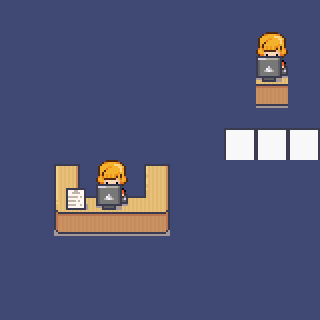

A level layout from a 2D game, rendered from its tile map. Below: a short description, then the map file with its tile-grid data intact:
An orthogonal 10x10 tile map with 32x32 px tiles, 6 tile layers (BelowLower, BelowPlayer, CollideWithPlayer, CollideDecor, ...), 25 tilesets and 4 objects (Exit, Bailey, Geraldine, Spawn).

<map version="1.5" tiledversion="1.7.2" orientation="orthogonal" renderorder="right-down" width="10" height="10" tilewidth="32" tileheight="32" infinite="0" nextlayerid="9" nextobjectid="61">
 <editorsettings>
  <export format="json" />
 </editorsettings>
 <tileset firstgid="1" name="1_Generic_32x32" tilewidth="32" tileheight="32" tilecount="1248" columns="16">
  <image source="1_Generic_32x32.png" width="512" height="2496" />
 </tileset>
 <tileset firstgid="1249" name="2_LivingRoom_32x32" tilewidth="32" tileheight="32" tilecount="720" columns="16">
  <image source="2_LivingRoom_32x32.png" width="512" height="1440" />
 </tileset>
 <tileset firstgid="1969" name="3_Bathroom_32x32" tilewidth="32" tileheight="32" tilecount="896" columns="16">
  <image source="3_Bathroom_32x32.png" width="512" height="1792" />
 </tileset>
 <tileset firstgid="2865" name="4_Bedroom_32x32" tilewidth="32" tileheight="32" tilecount="1712" columns="16">
  <image source="4_Bedroom_32x32.png" width="512" height="3424" />
 </tileset>
 <tileset firstgid="4577" name="5_Classroom_and_library_32x32" tilewidth="32" tileheight="32" tilecount="544" columns="16">
  <image source="5_Classroom_and_library_32x32.png" width="512" height="1088" />
 </tileset>
 <tileset firstgid="5121" name="6_Music_and_sport_32x32" tilewidth="32" tileheight="32" tilecount="464" columns="16">
  <image source="6_Music_and_sport_32x32.png" width="512" height="928" />
 </tileset>
 <tileset firstgid="5585" name="7_Art_32x32" tilewidth="32" tileheight="32" tilecount="112" columns="16">
  <image source="7_Art_32x32.png" width="512" height="224" />
 </tileset>
 <tileset firstgid="5697" name="8_Gym_32x32" tilewidth="32" tileheight="32" tilecount="304" columns="16">
  <image source="8_Gym_32x32.png" width="512" height="608" />
 </tileset>
 <tileset firstgid="6001" name="9_Fishing_32x32" tilewidth="32" tileheight="32" tilecount="432" columns="16">
  <image source="9_Fishing_32x32.png" width="512" height="864" />
 </tileset>
 <tileset firstgid="6433" name="10_Birthday_party_32x32" tilewidth="32" tileheight="32" tilecount="48" columns="12">
  <image source="10_Birthday_party_32x32.png" width="384" height="128" />
 </tileset>
 <tileset firstgid="6481" name="11_Halloween_32x32" tilewidth="32" tileheight="32" tilecount="976" columns="16">
  <image source="11_Halloween_32x32.png" width="512" height="1952" />
 </tileset>
 <tileset firstgid="7457" name="12_Kitchen_32x32" tilewidth="32" tileheight="32" tilecount="784" columns="16">
  <image source="12_Kitchen_32x32.png" width="512" height="1568" />
 </tileset>
 <tileset firstgid="8241" name="13_Conference_Hall_32x32" tilewidth="32" tileheight="32" tilecount="192" columns="16">
  <image source="13_Conference_Hall_32x32.png" width="512" height="384" />
 </tileset>
 <tileset firstgid="8433" name="14_Basement_32x32" tilewidth="32" tileheight="32" tilecount="800" columns="16">
  <image source="14_Basement_32x32.png" width="512" height="1600" />
 </tileset>
 <tileset firstgid="9233" name="15_Christmas_32x32" tilewidth="32" tileheight="32" tilecount="272" columns="16">
  <image source="15_Christmas_32x32.png" width="512" height="544" />
 </tileset>
 <tileset firstgid="9505" name="16_Grocery_store_32x32" tilewidth="32" tileheight="32" tilecount="1248" columns="16">
  <image source="16_Grocery_store_32x32.png" width="512" height="2496" />
 </tileset>
 <tileset firstgid="10753" name="17_Visibile_Upstairs_System_32x32" tilewidth="32" tileheight="32" tilecount="432" columns="16">
  <image source="17_Visibile_Upstairs_System_32x32.png" width="512" height="864" />
 </tileset>
 <tileset firstgid="11185" name="18_Jail_32x32" tilewidth="32" tileheight="32" tilecount="720" columns="16">
  <image source="18_Jail_32x32.png" width="512" height="1440" />
 </tileset>
 <tileset firstgid="11905" name="19_Hospital_32x32" tilewidth="32" tileheight="32" tilecount="1760" columns="16">
  <image source="19_Hospital_32x32.png" width="512" height="3520" />
 </tileset>
 <tileset firstgid="13665" name="20_Japanese_interiors_32x32" tilewidth="32" tileheight="32" tilecount="512" columns="16">
  <image source="20_Japanese_interiors_32x32.png" width="512" height="1024" />
 </tileset>
 <tileset firstgid="14177" name="21_Clothing_Store_32x32" tilewidth="32" tileheight="32" tilecount="1072" columns="16">
  <image source="21_Clothing_Store_32x32.png" width="512" height="2144" />
 </tileset>
 <tileset firstgid="15249" name="22_Museum_32x32" tilewidth="32" tileheight="32" tilecount="1952" columns="16">
  <image source="22_Museum_32x32.png" width="512" height="3904" />
 </tileset>
 <tileset firstgid="17201" name="modern_office_32x32" tilewidth="32" tileheight="32" tilecount="848" columns="16">
  <image source="modern_office_32x32.png" width="512" height="1696" />
 </tileset>
 <tileset firstgid="18049" name="room_builder_32x32" tilewidth="32" tileheight="32" tilecount="7448" columns="76">
  <image source="room_builder_32x32.png" width="2432" height="3136" />
 </tileset>
 <tileset firstgid="25497" name="serene_village_32x32" tilewidth="32" tileheight="32" tilecount="3556" columns="28">
  <image source="serene_village_32x32.png" width="896" height="4064" />
 </tileset>
 <layer id="1" name="BelowLower" width="10" height="10">
  <data encoding="csv">
27416,27416,27416,27416,27416,27416,27416,27416,27416,27416,
27416,27416,27416,27416,27416,27416,27416,27416,27416,27416,
27416,27416,27416,27416,27416,27416,27416,27416,27416,27416,
27416,27416,27416,27416,27416,27416,27416,27416,27416,27416,
27416,27416,27416,27416,27416,27416,27416,27416,27416,27416,
27416,27416,27416,27416,27416,27416,27416,27416,27416,27416,
27416,27416,27416,27416,27416,27416,27416,27416,27416,27416,
27416,27416,27416,27416,27416,27416,27416,27416,27416,27416,
27416,27416,27416,27416,27416,27416,27416,27416,27416,27416,
27416,27416,27416,27416,27416,27416,27416,27416,27416,27416
</data>
 </layer>
 <layer id="8" name="BelowPlayer" width="10" height="10">
  <data encoding="csv">
0,0,0,0,0,0,0,0,0,0,
0,0,0,0,0,0,0,0,0,0,
0,0,0,0,0,0,0,0,0,0,
0,0,0,0,0,0,0,0,4782,0,
0,0,0,0,0,0,0,0,0,0,
0,0,0,0,0,0,0,0,0,0,
0,0,0,0,0,0,0,0,0,0,
0,0,0,0,0,0,0,0,0,0,
0,0,0,0,0,0,0,0,0,0,
0,0,0,0,0,0,0,0,0,0
</data>
 </layer>
 <layer id="3" name="CollideWithPlayer" width="10" height="10">
  <data encoding="csv">
0,0,0,0,0,0,0,0,0,0,
0,0,0,0,0,0,0,0,4750,0,
0,0,0,0,0,0,0,0,4766,0,
0,0,0,0,0,0,0,0,0,0,
0,0,0,0,0,0,0,18521,18521,18521,
0,4748,4749,4750,4751,4752,0,0,0,0,
0,4764,4765,4766,4767,4768,0,0,0,0,
0,4780,4781,4782,4783,4784,0,0,0,0,
0,0,0,0,0,0,0,0,0,0,
0,0,0,0,0,0,0,0,0,0
</data>
 </layer>
 <layer id="4" name="CollideDecor" width="10" height="10">
  <data encoding="csv">
0,0,0,0,0,0,0,0,0,0,
0,0,0,0,0,0,0,0,0,0,
0,0,0,0,0,0,0,0,0,0,
0,0,0,0,0,0,0,0,0,0,
0,0,0,0,0,0,0,0,0,0,
0,0,0,0,0,0,0,0,0,0,
0,0,0,0,0,0,0,0,0,0,
0,0,0,0,0,0,0,0,0,0,
0,0,0,0,0,0,0,0,0,0,
0,0,0,0,0,0,0,0,0,0
</data>
 </layer>
 <layer id="5" name="AbovePlayer" width="10" height="10">
  <data encoding="csv">
0,0,0,0,0,0,0,0,0,0,
0,0,0,0,0,0,0,0,0,0,
0,0,0,0,0,0,0,0,0,0,
0,0,0,0,0,0,0,0,0,0,
0,0,0,0,0,0,0,0,0,0,
0,0,0,0,0,0,0,0,0,0,
0,0,0,0,0,0,0,0,0,0,
0,0,0,0,0,0,0,0,0,0,
0,0,0,0,0,0,0,0,0,0,
0,0,0,0,0,0,0,0,0,0
</data>
 </layer>
 <layer id="6" name="AboveHigher" width="10" height="10">
  <data encoding="csv">
0,0,0,0,0,0,0,0,0,0,
0,0,0,0,0,0,0,0,0,0,
0,0,0,0,0,0,0,0,0,0,
0,0,0,0,0,0,0,0,0,0,
0,0,0,0,0,0,0,0,0,0,
0,0,0,0,0,0,0,0,0,0,
0,0,0,0,0,0,0,0,0,0,
0,0,0,0,0,0,0,0,0,0,
0,0,0,0,0,0,0,0,0,0,
0,0,0,0,0,0,0,0,0,0
</data>
 </layer>
 <objectgroup id="7" name="Objects">
  <object id="57" name="Exit" x="-1" y="290" width="384" height="59" />
  <object id="58" name="Bailey" x="1" y="166" width="223" height="104" />
  <object id="59" name="Geraldine" x="200" y="8" width="122" height="118" />
  <object id="60" name="Spawn" x="278" y="229">
   <point />
  </object>
 </objectgroup>
</map>
